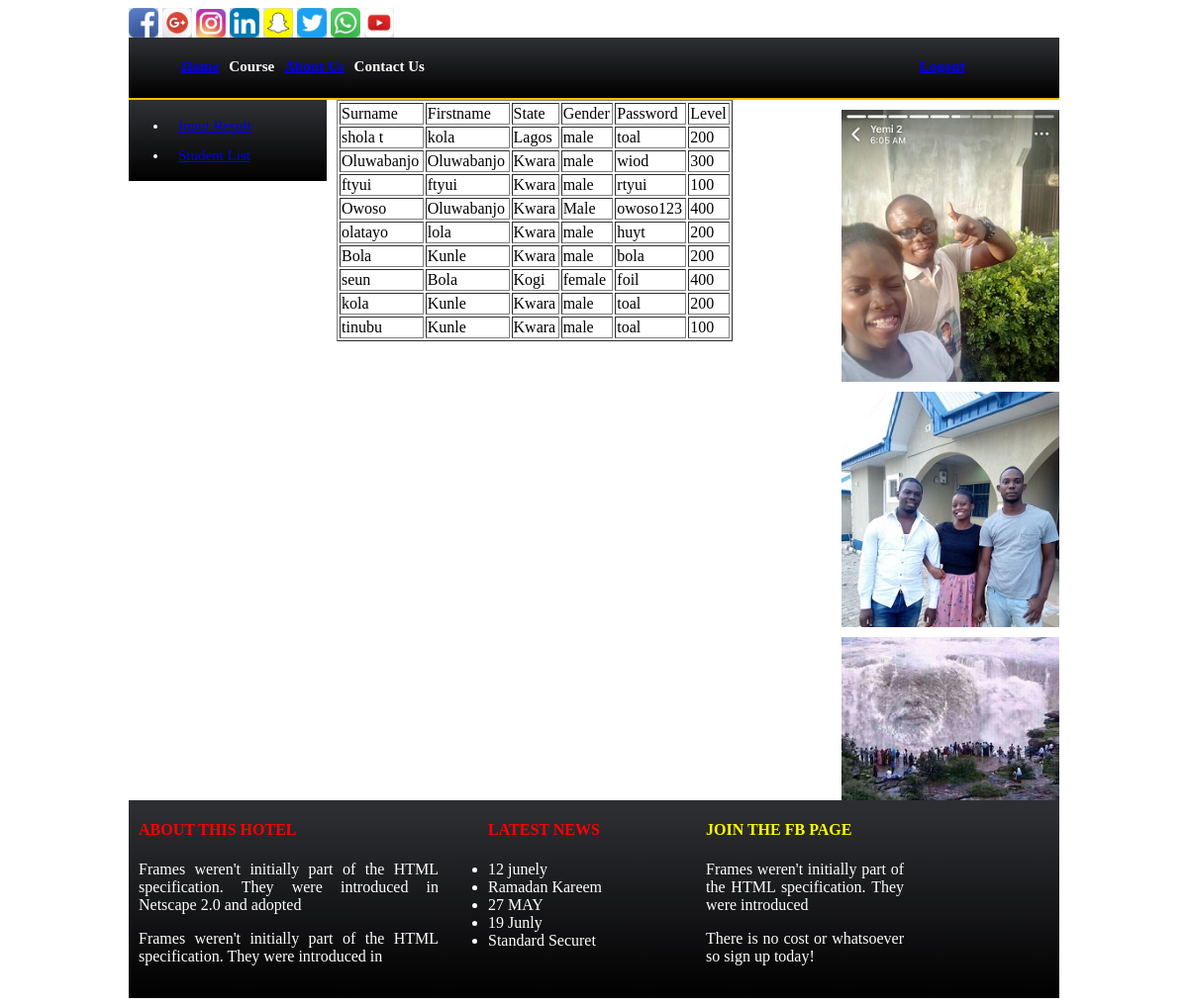
Page /teacher/student_list.php (signed in) on the committed database.
### tables this page shows
CREATE TABLE `student` (
  `Id` int(15) NOT NULL,
  `Surname` varchar(20) NOT NULL,
  `Firstname` varchar(30) NOT NULL,
  `State` varchar(40) NOT NULL,
  `Gender` varchar(20) NOT NULL,
  `Password` varchar(40) NOT NULL,
  `Level` varchar(3) NOT NULL
);

### includes/student_functions.php (the view, shortened to what this page needs)
<?php
    function display_student($result, $admin = true)
    {
  echo "<table border='1px' width='400px'>" ;
  if($admin)
  {
  echo "
  <tr>
       <td>Surname</td>
       <td>Firstname</td>
       <td>State</td>
       <td>Gender</td>
       <td>Password</td>
       <td>Level</td>
       <td>Edit</td>
       <td>Delete</td>
  </tr>";
    }
    else
  {
      echo "
  <tr>
       <td>Surname</td>
       <td>Firstname</td>
       <td>State</td>
       <td>Gender</td>
       <td>Password</td>
       <td>Level</td>
  </tr>";
  }
  while($row = mysql_fetch_array($result))
  {
      echo "<tr>";
      echo "<td>". $row["Surname"] ."</td>"  ;
      echo "<td>". $row["Firstname"] ."</td>"  ;
      echo "<td>". $row["State"] ."</td>"  ;
      echo "<td>". $row["Gender"] ."</td>"  ;
      echo "<td>". $row["Password"] ."</td>"  ;
      echo "<td>". $row["Level"] . "</td>";
      echo "</tr>";
  }
  echo "</table>" ;
    }
?>

### teacher/includes/header.php (shortened to what this page needs)
<!DOCTYPE html PUBLIC "-//W3C//DTD XHTML 1.0 Transitional//EN" "http://www.w3.org/TR/xhtml1/DTD/xhtml1-transitional.dtd">
<html xmlns="http://www.w3.org/1999/xhtml">
<head>
    <link href="../css/style.css" rel="stylesheet" type="text/css" />
</head>
<body>
        <div class="box">
        <div class="social_media">
        <span>
        <img src="../images 2/Facebook.PNG"/>
        <img src="../images 2/Google.PNG" />
        <img src="../images 2/Instagram.PNG"/>
        <img src="../images 2/Linkedin.PNG"/>
        <img src="../images 2/Snapchat.PNG" />
        <img src="../images 2/Twitter.PNG"/>
        <img src="../images 2/Whatsapp.PNG"/>
        <img src="../images 2/YouTube.PNG" />
      </span>
     </div>
       <div class="menu">
        <ul>
               <li><a href="index.php">Home </a></li>
            <li>Course</li>
            <li><a href="AboutUs.php">About Us </a></li>
            <li>Contact Us</li>
            <li style="padding-left: 500px;"><a href="../includes/logout.php">Logout</a></li>
         </ul>
    </div>
           <div class="navigation">
                <ul>
                    <li><a href="InputResult.php">Input Result</a></li>
                    <li><a href="student_list.php">Student List</a></li>
                </ul>
</div>

### teacher/student_list.php (shortened to what this page needs)
<?php
    include("includes/header.php");
    include("includes/connection.php");
    include("../includes/student_functions.php");
?>
<div class="content">
        <?php
  $query = "SELECT * FROM student";
  $result = mysql_query($query,$connection);
  display_student($result, false) ;
?>
       </div>
      <?php
                 include("includes/foter.php")
             ?>
</body>
</html>

### teacher/includes/foter.php (shortened to what this page needs)
<div class="advert">
               <img src="../images 2/Son.PNG" />
               <img src="../images 2/Graduates.JPG"  />
               <img src="../images 2/Computer.JPG" />
           </div>
           <div class="footer">
               <div class="about_us">
                  <h4>ABOUT THIS HOTEL</h4>
               <P>Frames weren't initially part of the HTML specification. They were introduced in Netscape 2.0 and adopted
               </P>
               <P>Frames weren't initially part of the HTML specification. They were introduced in </P>
             </div>
        <div class="latest_news">
        <ul>
           <h4>LATEST NEWS</h4>
           <li>12 junely</li>
           <li>Ramadan Kareem</li>
           <li>27 MAY</li>
           <li>19 Junly</li>
           <li>Standard Securet</li>
       </ul>
       </div>
       <div id="fb_page">
       <h4>JOIN THE FB PAGE</h4>
           <p>
       Frames weren't initially part of the HTML specification. They were introduced
      </p>
      <p>
              There is no cost or whatsoever so sign up today!
      </p>
      </div>
      </div>
      </div>

### css/style.css (style rules this page uses)
.box { margin:0 auto; width:940px; }
.box .social_media { width:940px; height:30px; }
.box .social_media span { width:940px; }
.box .social_media span img { width:30px; }
.box .menu { background:linear-gradient(#2d2e32 5%,#000000 100%); border-bottom:2px solid #ffc000; font-weight:bold; padding:3px; height:55px; margin-bottom:0px; }
.box .menu ul li { display:inline-block; color:#FFF; font-size:15px; text-decoration:none; line-height:20px; margin-bottom:10px; float:left; padding-left:10px }
.box .navigation { width:200px; background:linear-gradient(#2d2e32 5%, #000000 100%); float:left; }
.box .navigation ul li { display:list-item; color:#FFF; font-size:15px; text-decoration:none; line-height:20px; margin-bottom:10px; padding-left:10px; }
.box .content { float:left; width:500px; padding-left:10px; text-align:justify; }
.box .advert { float:left; padding-left:10px; width:220px; }
.box .advert img { width:220px; margin-top:10px; }
.box .footer { margin-top:680px; background:linear-gradient(#2d2e32 5%, #000000 100%); height:200px; clear:both }
.box .footer .about_us { width:303px; color:#FFF; padding-left:10px; text-align:justify; float:left; }
.box .footer .latest_news { width:250px; color:#FFF; padding-left:10px; text-align:justify; float:left; height:200px; }
.box .footer #fb_page { width:200px; color:#FFF; padding-left:10px; text-align:justify; float:left; height:200px; }
.box .footer #fb_page h4 { color: #FF0; }
h4 { color:#F00; }

### rows in the picture
student: Surname "shola t", Firstname "kola", State "Lagos", Gender "male", Password "toal", Level "200"
student: Surname "Oluwabanjo", Firstname "Oluwabanjo", State "Kwara", Gender "male", Password "wiod", Level "300"
student: Surname "ftyui", Firstname "ftyui", State "Kwara", Gender "male", Password "rtyui", Level "100"
student: Surname "Owoso", Firstname "Oluwabanjo", State "Kwara", Gender "Male", Password "owoso123", Level "400"
student: Surname "olatayo", Firstname "lola", State "Kwara", Gender "male", Password "huyt", Level "200"
student: Surname "Bola", Firstname "Kunle", State "Kwara", Gender "male", Password "bola", Level "200"
student: Surname "seun", Firstname "Bola", State "Kogi", Gender "female", Password "foil", Level "400"
student: Surname "kola", Firstname "Kunle", State "Kwara", Gender "male", Password "toal", Level "200"
student: Surname "tinubu", Firstname "Kunle", State "Kwara", Gender "male", Password "toal", Level "100"
